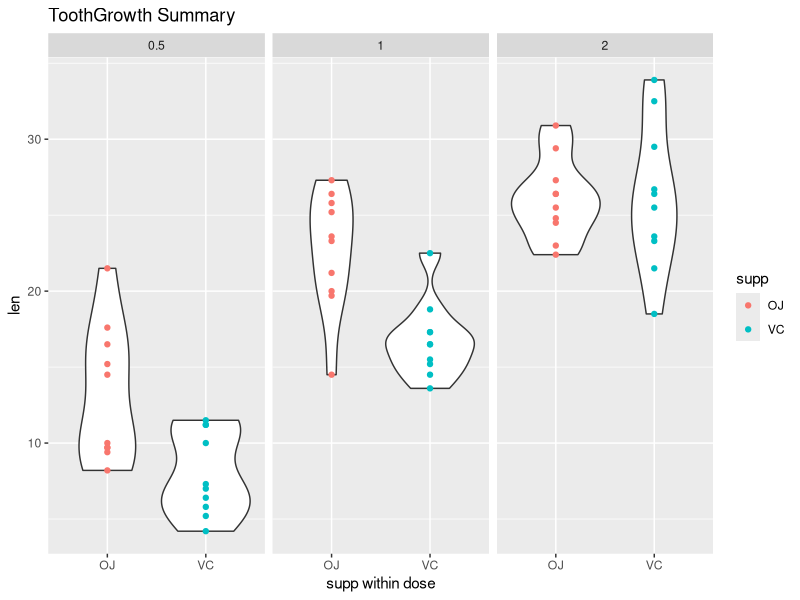

Reproduce this figure in R.
## ---- chunk 1
library(xtable)
data(ToothGrowth)
print(xtable( summary(ToothGrowth) ), type="latex", comment=FALSE)
## ---- chunk 2
print(xtable( table(ToothGrowth[, 2:3]) ), type="latex", comment=FALSE)
## ---- chunk 3
library(ggplot2)
p <- ggplot(ToothGrowth, aes(x = supp, y = len, group = dose))
p + facet_grid(. ~ dose) + geom_violin(aes(group = supp)) +  geom_point(aes(col = supp)) +
 labs(title = "ToothGrowth Summary", x = "supp within dose")
## ---- chunk 4
t.test(subset(ToothGrowth, dose <= 0.5, len), subset(ToothGrowth, dose > 0.5, len),
       alternative = "less", paired = FALSE, var.equal = TRUE)
## ---- chunk 5
t.test(subset(ToothGrowth, supp=="VC" & dose>0.5, len), 
       subset(ToothGrowth, supp=="OJ" & dose>0.5, len),
       alternative = "two.sided", paired = FALSE, var.equal = FALSE)
## ---- chunk 6
x <- as.vector(subset(ToothGrowth, dose <= 0.5)$len)
y <- as.vector(subset(ToothGrowth, dose > 0.5)$len)
var.test(x , y)
## ---- chunk 7
x <- as.vector(subset(ToothGrowth, supp == "VC" & dose > 0.5)$len)
y <- as.vector(subset(ToothGrowth, supp == "OJ" & dose > 0.5)$len)
var.test(x , y)
